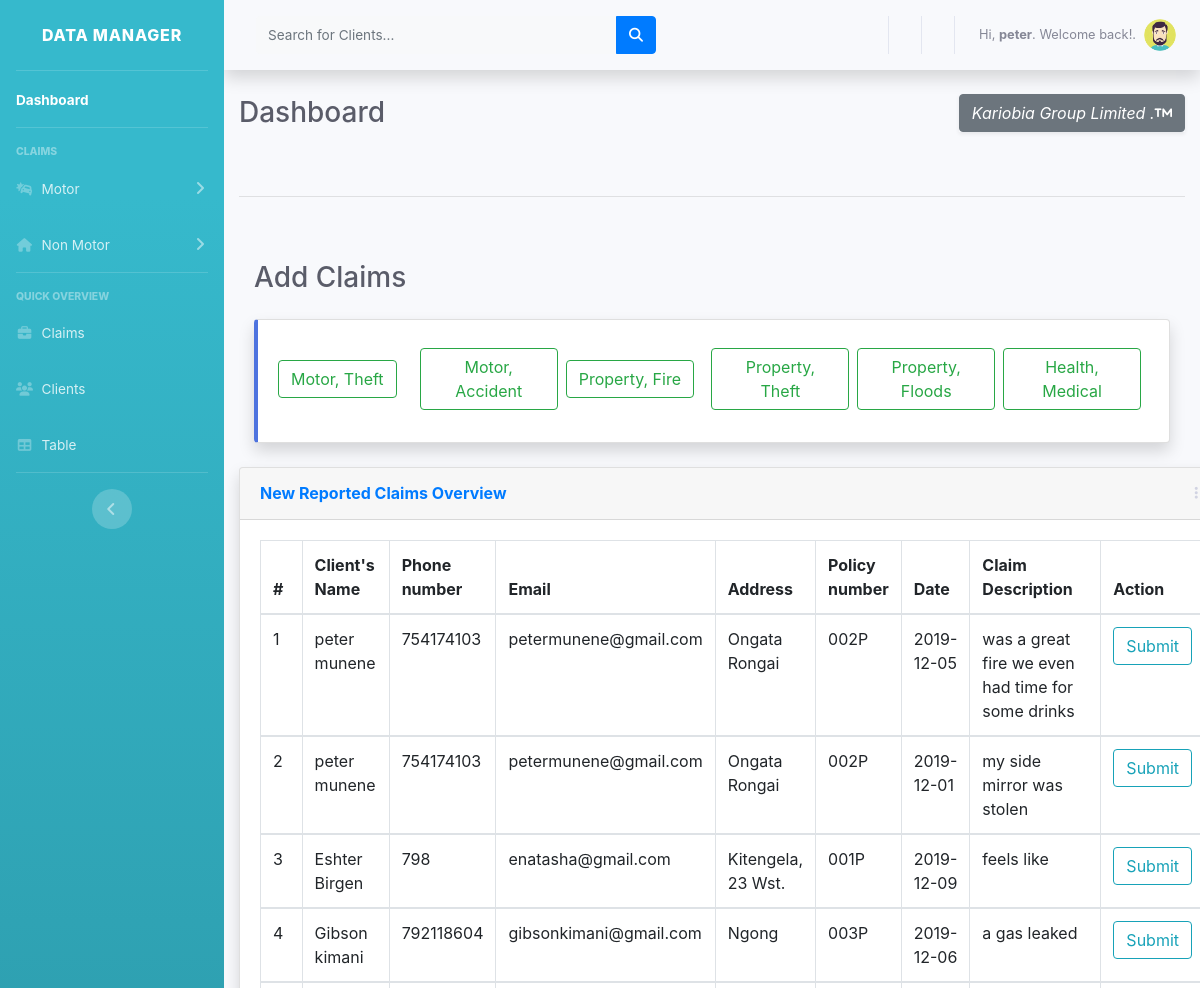
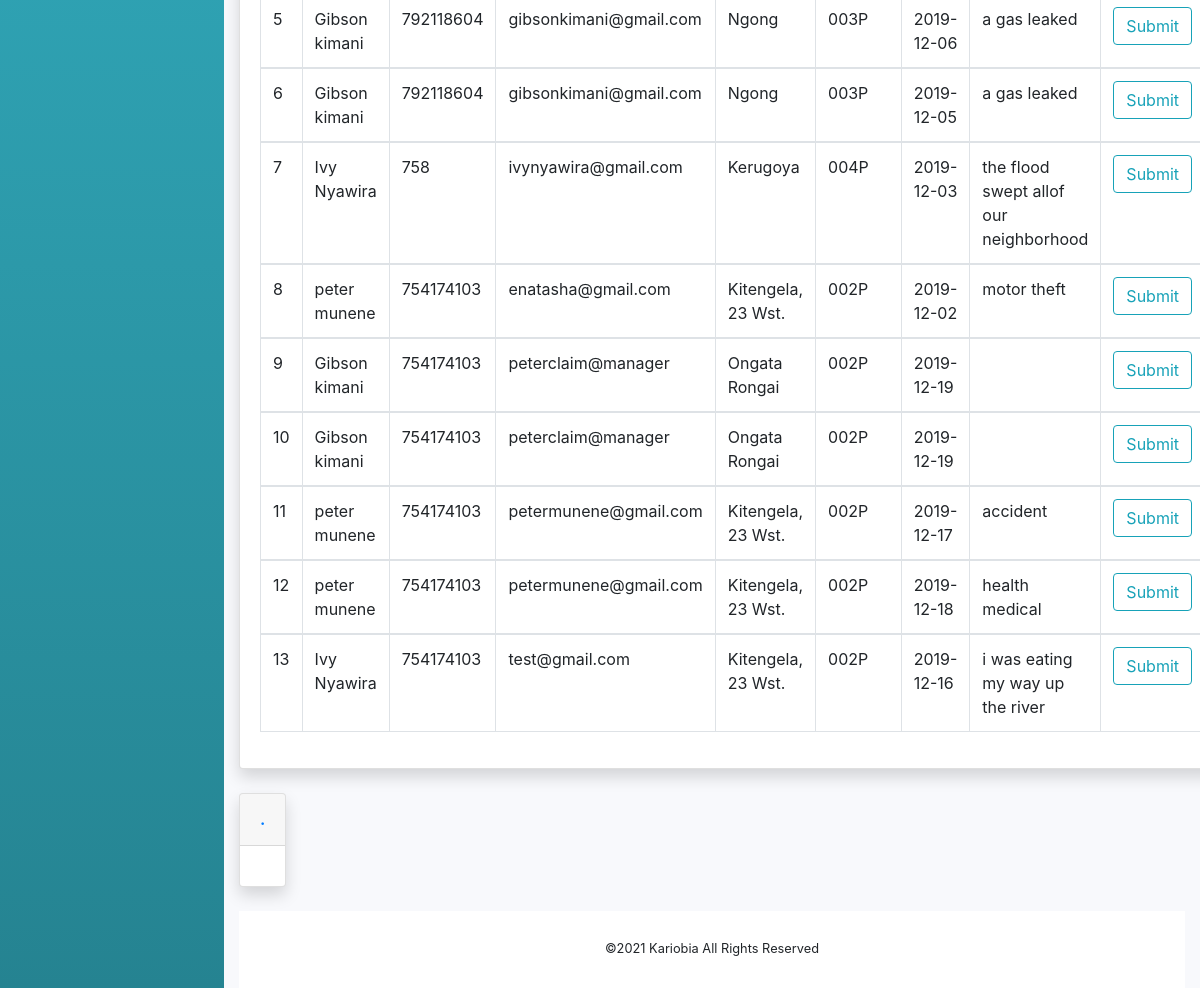
The page / (signed in) on the database its author committed (2 pictures, top to bottom).
### tables this page shows
CREATE TABLE IF NOT EXISTS `cases` (
  `id` int(100) NOT NULL AUTO_INCREMENT,
  `names` varchar(255) NOT NULL,
  `email` varchar(255) NOT NULL,
  `phone` int(20) NOT NULL,
  `address` varchar(100) NOT NULL,
  `policy_no` varchar(255) NOT NULL,
  `date` varchar(100) NOT NULL,
  `description` varchar(255) NOT NULL,
  PRIMARY KEY (`id`)
);

### index.php (the view, shortened to what this page needs)
<?php
   require "includes/header.php";
   include_once "includes/claims-table.php";
?>
<div class="container-fluid">
    <div class="d-sm-flex align-items-center justify-content-between mb-4">
        <h1 class="h3 mb-0 text-gray-800">Dashboard</h1>
        <a href="#" class="d-none d-sm-inline-block  shadow-sm"><button class="btn btn btn-secondary "><i>Kariobia Group Limited .<i class="fas fa-trademark fa-sm text-white-90"></i></i></button></a>
    </div>
    <br>
    <hr>
    <br>
    <br>
    <div class="container-fluid">
        <div class="d-sm-flex align-items-center justify-content-between mb-4">
            <h1 class="h3 mb-0 text-gray-800">Add Claims</h1>
        </div>
        <div class="row">
            <div class="col-xl-12 col-md-10 mb-4">
                <div class="card border-left-primary shadow h-100 py-2">
                    <div class="card-body">
                        <div class="row no-gutters align-items-center">
                            <div class="col mr-1">
                                <div class="text-xs font-weight-bold text-primary text-uppercase mb-1"><a href="theft-motor.php"> <button class="btn btn-outline-success">Motor, Theft</button></a></div>
                            </div>
                            <div class="col mr-2">
                                <div class="text-xs font-weight-bold text-primary text-uppercase mb-1"><a href="accident.php"> <button class="btn btn-outline-success">Motor, Accident</button></a></div>
                            </div>
                            <div class="col mr-2">
                                <div class="text-xs font-weight-bold text-primary text-uppercase mb-1"><a href="fire-property.php"> <button class="btn btn-outline-success">Property, Fire</button></a></div>
                            </div>
                            <div class="col mr-2">
                                <div class="text-xs font-weight-bold text-primary text-uppercase mb-1"><a href="theft-property.php"> <button class="btn btn-outline-success">Property, Theft</button></a></div>
                            </div>
                            <div class="col mr-2">
                                <div class="text-xs font-weight-bold text-primary text-uppercase mb-1"><a href="floods.php"> <button class="btn btn-outline-success">Property, Floods</button></a></div>
                            </div>
                            <div class="col mr-2">
                                <div class="text-xs font-weight-bold text-primary text-uppercase mb-1"><a href="health.php"> <button class="btn btn-outline-success">Health, Medical</button></a></div>
                            </div>
                        </div>
                    </div>
                </div>
            </div>
            <br>
            <br>
            <div class="row">
                <div class="col-lg-12">
                    <div class="card shadow mb-4">
                        <div class="card-header py-3 d-flex flex-row align-items-center justify-content-between">
                            <h6 class="m-0 font-weight-bold text-primary">New Reported Claims Overview</h6>
                            <div class="dropdown no-arrow">
                                <a class="dropdown-toggle" href="#" role="button" id="dropdownMenuLink" data-toggle="dropdown" aria-haspopup="true" aria-expanded="false">
                                    <i class="fas fa-ellipsis-v fa-sm fa-fw text-gray-400"></i>
                                </a>
                            </div>
                        </div>
                        <?php
                  $sqli = "SELECT * FROM `cases`;";
                  $result = mysqli_query($link, $sqli)
                  ?>
                        <div class="card-body">
                            <table class="table table-bordered table-hover table-reponsive">
                                <thead>
                                    <tr>
                                        <th>#</th>
                                        <th>Client's Name</th>
                                        <th>Phone number</th>
                                        <th>Email</th>
                                        <th>Address</th>
                                        <th>Policy number</th>
                                        <th>Date</th>
                                        <th>Claim Description</th>
                                        <th>Action</th>
                                    </tr>
                                </thead>
                                <?php
                         while($row = mysqli_fetch_assoc($result)){
                       ?>
                                <tbody>
                                    <tr id="row">
                                        <td><?php echo $row['id']?></td>
                                        <td><?php echo $row['names']?></td>
                                        <td><?php echo $row['phone']?></td>
                                        <td><?php echo $row['email']?></td>
                                        <td><?php echo $row['address']?></td>
                                        <td><?php echo $row['policy_no']?></td>
                                        <td><?php echo $row['date']?></td>
                                        <td> <?php echo $row['description']?></td>
                                        <td><a href="#"><button id="submit" class="btn btn-outline-info btn-md ">Submit</button></a></td>
                                    </tr>
                                </tbody>
                                <?php
                               }
                       ?>
                            </table>
                        </div>
                    </div>
                </div>
            </div>
            <div class="row">
                <div class="col-lg-12">
                    <div class="card shadow mb-4">
                        <div class="card-header py-3">
                            <h6 class="m-0 font-weight-bold text-primary">.</h6>
                        </div>
                        <div class="card-body">
                        </div>
                    </div>
                </div>
            </div>
        </div>
    </div>
    <footer class="sticky-footer bg-white">
        <div class="container my-auto">
            <div class="copyright text-center my-auto">
                <span> &copy;<?php echo date("Y");?> Kariobia All Rights Reserved</span>
            </div>
        </div>
    </footer>
</div>
</div>
</body>
</html>

### includes/header.php (shortened to what this page needs)
<!DOCTYPE html>
<html lang="en">
<head>
  <link href="vendor/fontawesome-free/css/all.min.css" rel="stylesheet" type="text/css">
  <link href="css/sb-admin-2.min.css" rel="stylesheet">
    <link href="css/bootstrap.css" rel="stylesheet">
</head>
<body id="page-top">
  <div id="wrapper">
    <ul class="navbar-nav bg-gradient-info sidebar sidebar-dark accordion" id="accordionSidebar">
      <a class="sidebar-brand d-flex align-items-center justify-content-center" href="index.html">
        <div class="sidebar-brand-text mx-3">Data Manager</div>
      </a>
      <hr class="sidebar-divider my-0">
      <li class="nav-item active">
        <a class="nav-link" href="index.php">
          <span>Dashboard</span></a>
      </li>
      <hr class="sidebar-divider">
      <div class="sidebar-heading">
        Claims
      </div>
      <li class="nav-item">
        <a class="nav-link collapsed" href="#" data-toggle="collapse" data-target="#collapseTwo" aria-expanded="true" aria-controls="collapseTwo">
          <i class="fas fa-fw fa-car-crash"></i>
          <span>Motor</span>
        </a>
      </li>
      <li class="nav-item">
        <a class="nav-link collapsed" href="#" data-toggle="collapse" data-target="#collapseUtilities" aria-expanded="true" aria-controls="collapseUtilities">
          <i class="fas fa-fw fa-home"></i>
          <span>Non Motor</span>
        </a>
      </li>
      <hr class="sidebar-divider">
      <div class="sidebar-heading">
      Quick Overview
      </div>
      <li class="nav-item">
        <a class="nav-link" href="claims.php">
          <i class="fas fa-fw fa-briefcase"></i>
          <span>Claims</span></a>
      </li>
        <li class="nav-item">
        <a class="nav-link" href="clients.php">
          <i class="fas fa-fw fa-users"></i>
          <span>Clients</span></a>
      </li>
        <li class="nav-item">
        <a class="nav-link" href="tables.php">
          <i class="fas fa-fw fa-table"></i>
          <span>Table</span></a>
      </li>
      <hr class="sidebar-divider d-none d-md-block">
      <div class="text-center d-none d-md-inline">
        <button class="rounded-circle border-0" id="sidebarToggle"></button>
      </div>
    </ul>
    <div id="content-wrapper" class="d-flex flex-column">
      <div id="content">
        <nav class="navbar navbar-expand navbar-light bg-snowwhite topbar mb-4 static-top shadow">
          <form class="d-none d-sm-inline-block form-inline mr-auto ml-md-3 my-2 my-md-0 mw-100 navbar-search">
            <div class="input-group">
              <input type="text" class="form-control bg-light border-0 small" placeholder="Search for Clients..." aria-label="Search" aria-describedby="basic-addon2">
              <div class="input-group-append">
                <button class="btn btn-primary" type="button">
                  <i class="fas fa-search fa-sm"></i>
                </button>
              </div>
            </div>
          </form>
          <ul class="navbar-nav ml-auto">
            <li class="nav-item dropdown no-arrow">
              <a class="nav-link dropdown-toggle" href="#" id="userDropdown" role="button" data-toggle="dropdown" aria-haspopup="true" aria-expanded="false">
                <span class="mr-2 d-none d-lg-inline text-gray-600 small">Hi, <b><?php echo htmlspecialchars($_SESSION["username"]); ?></b>. Welcome back!.</span>
                <img class="img-profile rounded-circle" src="img/gibson.jpg">
              </a>
            </li>
          </ul>
        </nav>

### rows shown on the page
cases: id "1", names "peter munene", phone "754174103", email "petermunene@gmail.com", address "Ongata Rongai", policy_no "002P", date "2019-12-05", description "was a great fire we even had time for some drinks"
cases: id "2", names "peter munene", phone "754174103", email "petermunene@gmail.com", address "Ongata Rongai", policy_no "002P", date "2019-12-01", description "my side mirror was stolen"
cases: id "3", names "Eshter Birgen", phone "798", email "enatasha@gmail.com", address "Kitengela, 23 Wst.", policy_no "001P", date "2019-12-09", description "feels like"
cases: id "4", names "Gibson kimani", phone "792118604", email "gibsonkimani@gmail.com", address "Ngong", policy_no "003P", date "2019-12-06", description "a gas leaked"
cases: id "5", names "Gibson kimani", phone "792118604", email "gibsonkimani@gmail.com", address "Ngong", policy_no "003P", date "2019-12-06", description "a gas leaked"
cases: id "6", names "Gibson kimani", phone "792118604", email "gibsonkimani@gmail.com", address "Ngong", policy_no "003P", date "2019-12-05", description "a gas leaked"
cases: id "7", names "Ivy Nyawira", phone "758", email "ivynyawira@gmail.com", address "Kerugoya", policy_no "004P", date "2019-12-03", description "the flood swept allof our neighborhood"
cases: id "8", names "peter munene", phone "754174103", email "enatasha@gmail.com", address "Kitengela, 23 Wst.", policy_no "002P", date "2019-12-02", description "motor theft"
cases: id "9", names "Gibson kimani", phone "754174103", email "peterclaim@manager", address "Ongata Rongai", policy_no "002P", date "2019-12-19"
cases: id "10", names "Gibson kimani", phone "754174103", email "peterclaim@manager", address "Ongata Rongai", policy_no "002P", date "2019-12-19"
cases: id "11", names "peter munene", phone "754174103", email "petermunene@gmail.com", address "Kitengela, 23 Wst.", policy_no "002P", date "2019-12-17", description "accident"
cases: id "12", names "peter munene", phone "754174103", email "petermunene@gmail.com", address "Kitengela, 23 Wst.", policy_no "002P", date "2019-12-18", description "health medical"
cases: id "13", names "Ivy Nyawira", phone "754174103", email "test@gmail.com", address "Kitengela, 23 Wst.", policy_no "002P", date "2019-12-16", description "i was eating my way up the river"

### other values the page prints
$_SESSION["username"] "peter"
